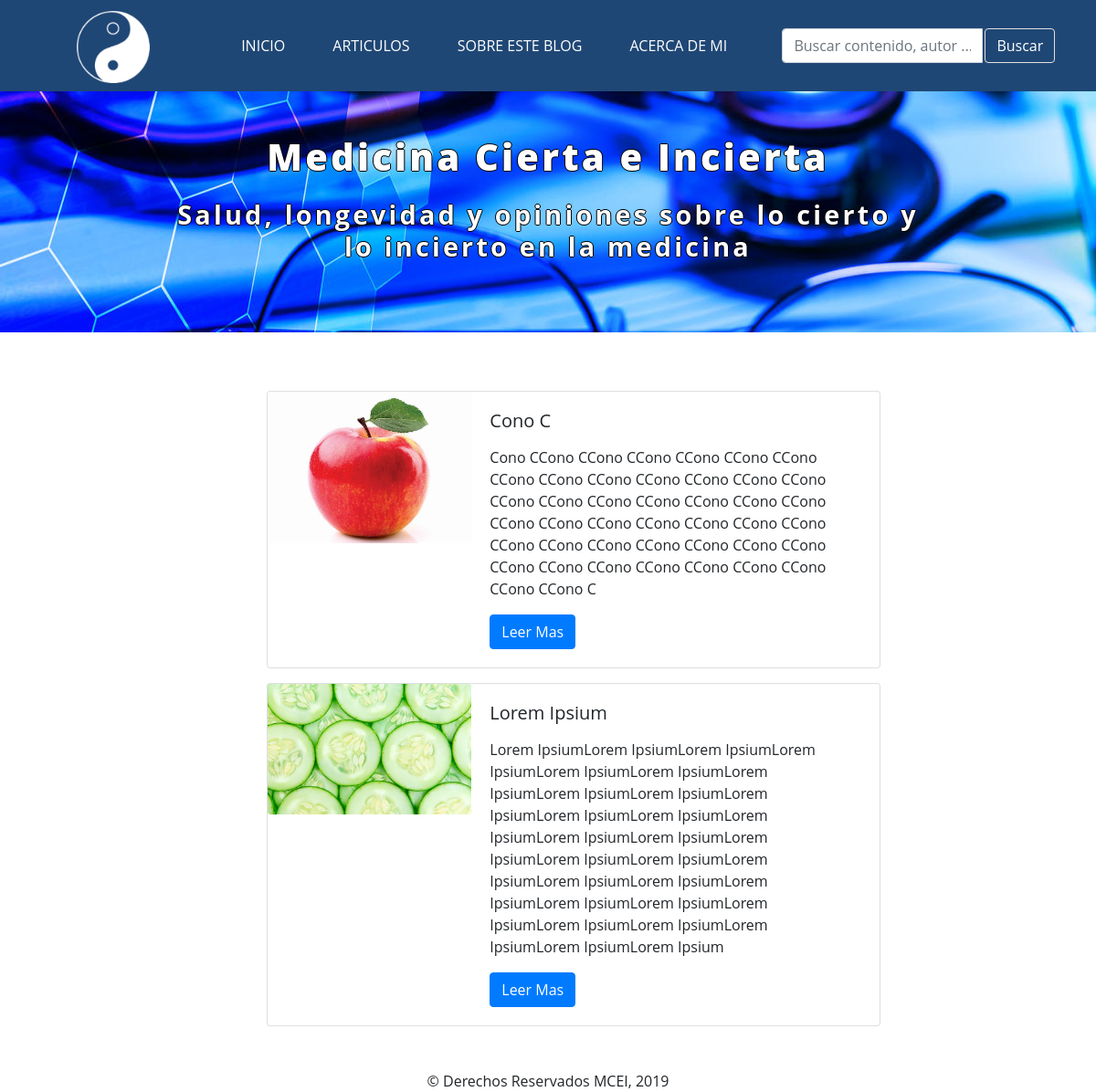
/articulos/, run on an earlier commit of the app's database.
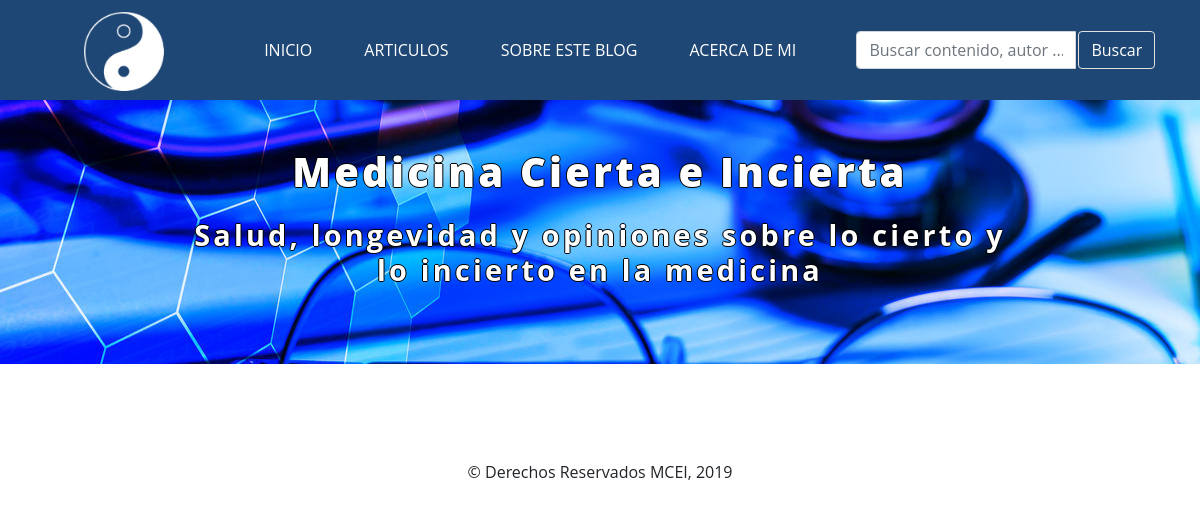
And on a later commit of the database.
### blog/models.py (models this page shows, shortened)
class Post(models.Model):
    titulo = models.CharField(max_length = 200)
    subtitulo = models.TextField()
    autor = models.CharField(max_length = 200)
    contenido = models.TextField()
    fecha = models.DateTimeField("Fecha de Publicacion", default = datetime.now() )
    foto = models.ImageField(blank = True, null = True)
    viewCounter = models.IntegerField(blank = True, null = True, default = 0)

### blog/views.py (the view)
# urls.py: re_path("articulos/", views.articulos, name = "articulos"),
def articulos(request):
    posts = Post.objects.all
    posts = Post.objects.filter().order_by('-id')
    return render(request,
                  "blog/articulos.html",
                  {"posts": posts})

### blog/templates/blog/articulos.html
{% extends 'blog/master.html' %}
{% block content %}
<div class="contenedorArt">
  {% for p in posts %}
  <div class="card mb-3" style="max-width: 70%;min-width: 70%;">
    <div class="row no-gutters">
      <div class="col-md-4">
        <img src="{{p.foto.url}}" class="card-img" alt="...">
      </div>
      <div class="col-md-8">
        <div class="card-body">
          <h5 class="card-title">{{ p.titulo }}</h5>
          <p class="card-text">{{ p.subtitulo |safe }}</p>
          <form action="/posts/" method="GET">
            <button class="btn btn-primary" type="submit" name="post" value="{{p.id}}">Leer Mas</button>
          </form>
        </div>
      </div>
    </div>
  </div>
  {% endfor %}
</div>
{% endblock %}

### blog/templates/blog/master.html (shortened to what this page needs)
<!DOCTYPE html>
<html lang="en">
<head>
    {% load static %}
    <link href="{% static 'style.css' %}" rel="stylesheet">
    <link href="{% static 'bootstrap.min.css' %}" rel="stylesheet">
    <link rel="stylesheet" href="https://stackpath.bootstrapcdn.com/bootstrap/4.5.2/css/bootstrap.min.css">
</head>
<body>
    <header>
        <nav>
            <ul>
                <li><a href="/" class="logo"><img id="logo-img" src="{% static 'images/logoIni.png' %}"
                            onmouseover="hover(this);" onmouseout="unhover(this);" alt="Logo MCEI" width="80"
                            height="auto"></a></li>
                <li><a href="/" class="links">Inicio</a></li>
                <li><a href="/articulos" class="links">Articulos</a></li>
                <li><a href="/sobre" class="links">Sobre este blog</a></li>
                <li><a href="/bio" class="links">Acerca de mi</a></li>
                <li>
                    <form action="/search/" method="get">
                        <div class="input-group mb-3" style="margin-left:2em;">
                            <input type="text" class="form-control search-bar" placeholder="Buscar contenido, autor ..."
                                aria-label="Recipient's username" aria-describedby="button-addon2">
                            <button class="btn btn-outline-secondary search-button" type="button"
                                id="button-addon2">Buscar</button>
                        </div>
                    </form>
                </li>
            </ul>
        </nav>
    </header>
    <div class="container-fluid titulo">
        <h3 class="tituloh3">Medicina Cierta e Incierta</h3>
        <h6 class="subtituloh6">Salud, longevidad y opiniones sobre lo cierto y <br>  lo incierto en la medicina</h6>
    </div>
    <section>
        {% block content %}
        {% endblock %}
    </section>
    <footer>
        <p> © Derechos Reservados MCEI, 2019 </p>
    </footer>
</body>
</html>

### blog/static/style.css (style rules this page uses)
* { padding: 0; margin: 0; font-family: "Open Sans", Helvetica, Arial, Lucida, sans-serif; }
body,html { min-height: 100%; }
.titulo { width: 100% !important; text-align: center; background-image: url(../../static/images/fotoFondo.jpg) ; background-size: cover; background-repeat: no-repeat; background-position: center center; padding: 3em; height: fit-content; }
.tituloh3 { font-size: 2.5em; color: #ffffff; position: relative; top: 0; letter-spacing: 3.2px; font-weight: 900; text-shadow: -1px 0 black, 0 1px black, 1px 0 black, 0 -1px black; }
.subtituloh6 { font-size: 1.8em; color: #ffffff; position: relative; top: 0.5em; letter-spacing: 3.2px; font-weight: 700; text-shadow: -1px 0 black, 0 1px black, 1px 0 black, 0 -1px black; padding-bottom: 1.2em; }
footer { width: 100%; position: relative; text-align: center; min-height: 100%; bottom: -2em; }
header { width: 100%; height: 100px; background-color: rgba(31, 71, 117, 1);; text-transform: uppercase; position: relative; }
header ul { width: 90%; height: inherit; margin: 0px auto; }
header ul li { display: inline-block; margin: 0px auto; height: inherit; line-height: 100px; }
header a { display: block; padding-right: 1.5em; padding-left: 1.5em; height: inherit; text-decoration:none; transition: all 300ms; color: white; }
.logo { margin-right: 3em; }
.search-button { margin-left: 2px; color: white !important; border: 1px solid rgb(228, 224, 224) !important; }
.search-bar { width: 188px !important; }

What changed in the data, as far as the page shows it:
removed Post: foto (picture), titulo "Cono C", subtitulo "Cono CCono CCono CCono CCono CCono CCono CCono CCono CCono CCono CCono CCono CCono CCono CCono CCono CCono CCono CCono CCono CCono CCono CCono CCono CCono CCono CCono CCono CCono CCono CCono CCono CCono CCono CCono CCono CCono CCono CCono CCono CCono CCono CCono C", {{ p.id }} 6 (drawn)
removed Post: foto (picture), titulo "Lorem Ipsium", subtitulo "Lorem IpsiumLorem IpsiumLorem IpsiumLorem IpsiumLorem IpsiumLorem IpsiumLorem IpsiumLorem IpsiumLorem IpsiumLorem IpsiumLorem IpsiumLorem IpsiumLorem IpsiumLorem IpsiumLorem IpsiumLorem IpsiumLorem IpsiumLorem IpsiumLorem IpsiumLorem IpsiumLorem IpsiumLorem IpsiumLorem IpsiumLorem IpsiumLorem IpsiumLorem IpsiumLorem IpsiumLorem IpsiumLorem IpsiumLorem Ipsium", {{ p.id }} 5 (drawn)
